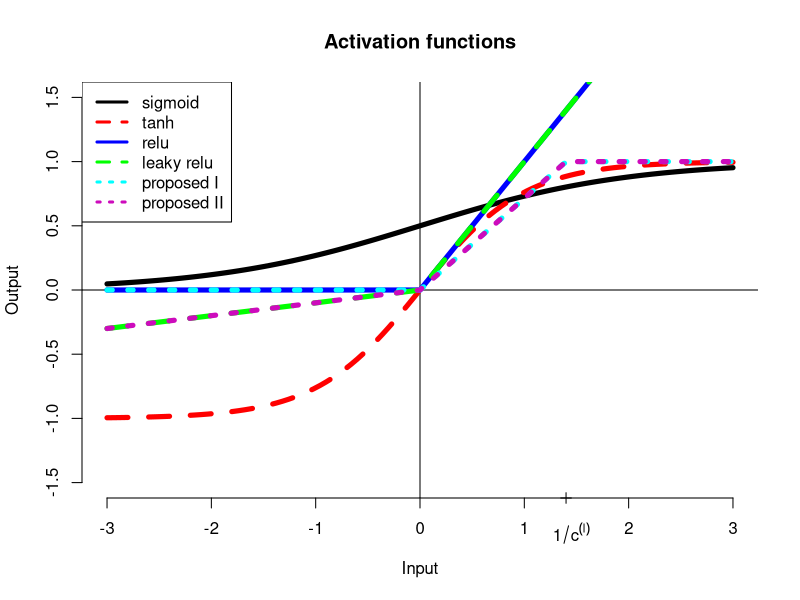

The R source for this figure:
sigmoid <- function(x){
  return (1 / (1 + exp(-x)))
}

relu <- function(x){
 return (x*(x>=0))
}

leaky_relu <- function(x){
  return (x*(x>=0) + 0.1*x*(x<=0))
}

bdd_relu <- function(x, q=1.4){
  return (x*(x>=0 & x<=q)/q + (x>=q))
}

bdd_leaky_relu <- function(x, q=1.4){
  return (x*(x>=0 & x<=q)/q + (x>=q) + 0.1*x*(x<=0))
}


lwd = 5
plot(sigmoid, -3, 3, col='black', bty='n',ylim=c(-1.5, 1.5), lwd=lwd, ylab='Output', xlab='Input', main='Activation functions', lty=1)
abline(h=0)
abline(v=0)
plot(tanh, -3, 3, add=TRUE, col='red', lwd=lwd, lty=2)
plot(relu, -3, 3, add=TRUE, col='blue', lwd=lwd, lty=1)
plot(leaky_relu, -3, 3, add=TRUE, col='green', lwd=lwd, lty=2)
plot(bdd_relu, -3, 3, add=TRUE, col='cyan', lwd=lwd, lty=3)
plot(bdd_leaky_relu, -3, 3, add=TRUE, col= 14, lwd=lwd, lty=3)
#points()

points(x = 1.4, y = par("usr")[3], pch = 3, las = 1, xpd = TRUE)

text(1.45, par("usr")[3]-0.14 , labels = expression(1/c^(l)), pos = 1, xpd = TRUE)
mtext(c("Low","High"),side=1,line=2,at=c(5,7))
legend('topleft', col = c('black','red','blue','green','cyan', 14), legend = c('sigmoid','tanh', 'relu','leaky relu','proposed I','proposed II'), lwd=3, lty=c(1,2,1,2,3,3) )





